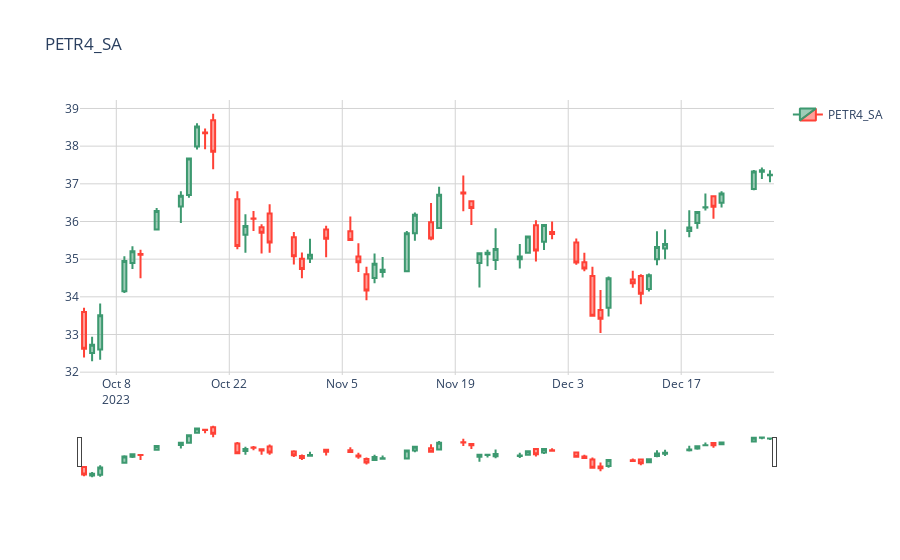

Notebook source saved alongside this figure:
### Code cell
#gráfico de velas
layout = Layout(
    paper_bgcolor='rgba(0,0,0,0)',
    plot_bgcolor='rgba(0,0,0,0)'
)

grafico = graph_objects.Figure(
    data = [graph],
    layout_title="PETR4_SA",
    layout=layout
)
grafico.update_xaxes(showgrid=True, gridwidth=1, gridcolor='LightGrey')
grafico.update_yaxes(showgrid=True, gridwidth=1, gridcolor='LightGrey')

grafico
